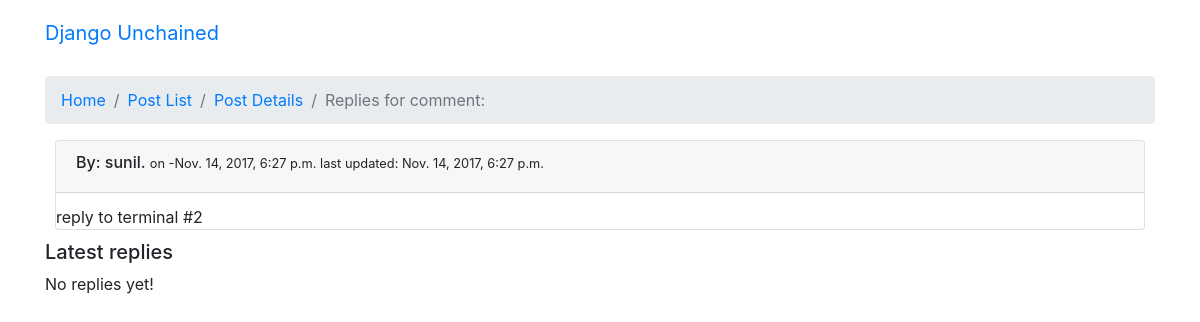
Page /posts/list/71/details/71/replies/ on the committed database.
### posts/models.py (models this page shows, shortened)
class Comment(models.Model):
	user 	= models.ForeignKey(settings.AUTH_USER_MODEL, default=1)
	post 	= models.ForeignKey(Post, on_delete=models.CASCADE, related_name='comments')
	content = models.TextField()
	parent 	= models.ForeignKey("self", on_delete=models.CASCADE, null=True, blank=True, related_name='replies')
	updated = models.DateTimeField(auto_now=True, auto_now_add=False)
	timestamp = models.DateTimeField(auto_now_add=True)
	class Meta:
		verbose_name_plural = '02 Comments'
		ordering = ['-timestamp']

### posts/views.py (the view)
# urls.py: url(r'^list/(?P<pk>\d+)/details/(?P<comment_pk>\d+)/replies/$', views.RepliesListView.as_view(), name='replies'),
class RepliesListView(ListView):
	model = Comment
	template_name = 'posts/comment_replies.html'
	context_object_name = 'replies'
	paginate_by = 10
	def get_queryset(self, *args,**kwargs):
		comment_id = self.kwargs['comment_pk']
		queryset = Comment.objects.filter(parent=comment_id)
		return queryset
	def get_context_data(self, **kwargs):
		context = super(RepliesListView, self).get_context_data(**kwargs)
		comment_id = self.kwargs['comment_pk']
		context['comment'] = get_object_or_404(Comment, id=comment_id)
		context['post_id'] = self.kwargs['pk']
		return context

### posts/templates/posts/comment_replies.html (shortened to what this page needs)
{% extends 'base.html' %}
{% block breadcrumb %}
	<li class="breadcrumb-item"><a href="{% url 'home' %}">Home</a></li>
  	<li class="breadcrumb-item"><a href="{% url 'posts:list' %}">Post List</a></li>
  	<li class="breadcrumb-item"><a href="{% url 'posts:details' post_id %}">Post Details</a></li>
  	<li class="breadcrumb-item active">Replies for comment:</li>
{% endblock %}
{% block content %}
<div class="card">
	  <div class="card-header">
	   <h6>By: {{ comment.user }}. <small>on -{{ comment.timestamp }} last updated: {{ comment.updated }}</small></h6>
	  </div>
	  <div class="card-block">
	    <p class="card-text">{{ comment.content }}</p>
	  </div>
</div>
<h5>Latest replies</h5>
{% for reply in replies %}
	<div class="card">
	  <div class="card-header comments-header">
	   <h6>By: {{ reply.user }}. <small>on -{{ reply.timestamp }} last updated: {{ reply.updated }}</small></h6>
	  </div>
	  <div class="card-block">
	    <h4 class="card-title"></h4>
	    <p class="card-text">{{ reply.content }}</p>
	    <a href="#" class="btn btn-primary btn-sm" role="button"> Reply </a>
		<a href="{% url 'posts:replies' comment.post.pk reply.pk %}" class="btn btn-primary btn-sm" role="button"> View Replies </a>
	  </div>
	</div>
{% empty %}
	<span>No replies yet!</span>
{% endfor %}
{% endblock %}

### static/css/app.css (style rules this page uses)
.card { margin: 10px; }

### rows in the picture
Comment: user "sunil", timestamp "Nov. 14, 2017, 6:27 p.m.", updated "Nov. 14, 2017, 6:27 p.m.", content "reply to terminal #2"
